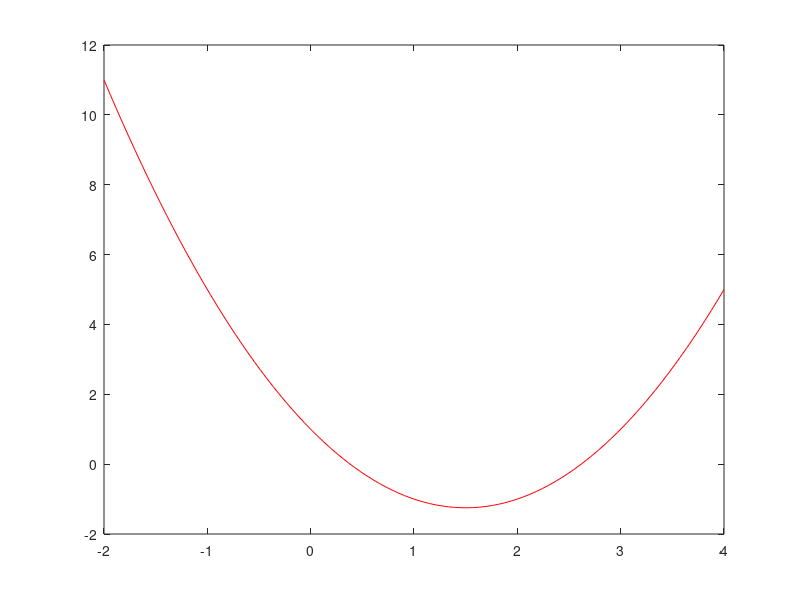

The MATLAB source for this figure: (Note: this script raises an error after producing the figure.)
x = linspace(-2,4); 
fv = @(x) x.*x -3*x + 1;

figure;
plot(x,fv(x),'r');
ax=gca;
ax.XAxisLocation = 'origin';
ax.YAxisLocation = 'origin';
